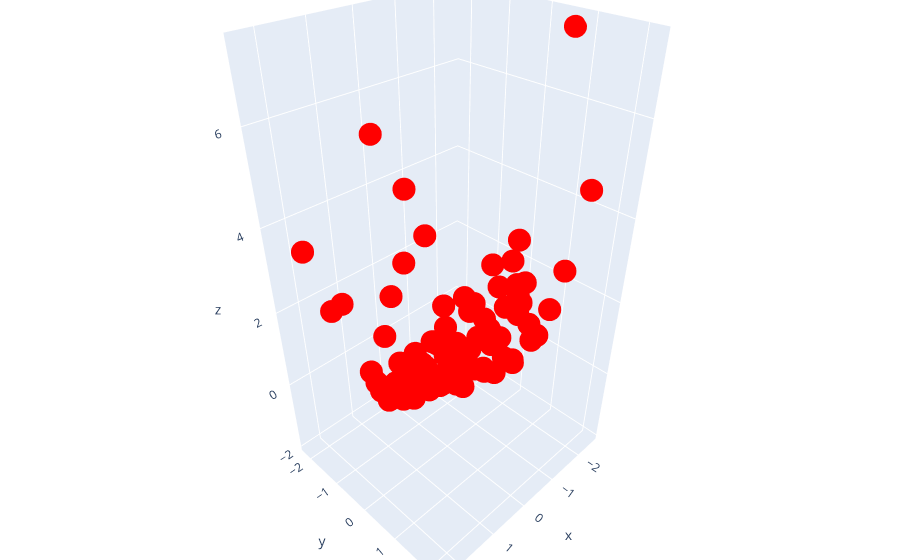

Write notebook code for a chart like this one.
### Code cell
np.random.seed(0)

x = np.random.randn(100, 2)
y = x[:, 0] ** 2 + x[:, 1] + np.random.randn(100) * 0.1

# Create a figure
fig = go.Figure()

# Add the first scatter plot
fig.add_trace(
    go.Scatter3d(x=x[:, 0], y=x[:, 1], z=y, mode="markers", marker=dict(color="red"))
)

# Update the layout
fig.update_layout(margin=dict(l=0, r=0, b=0, t=0))

# Show the figure
fig.show()
